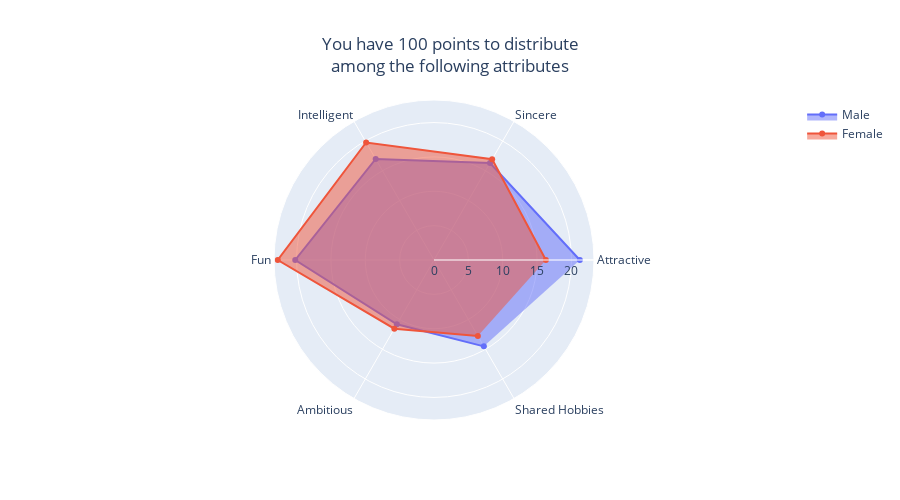
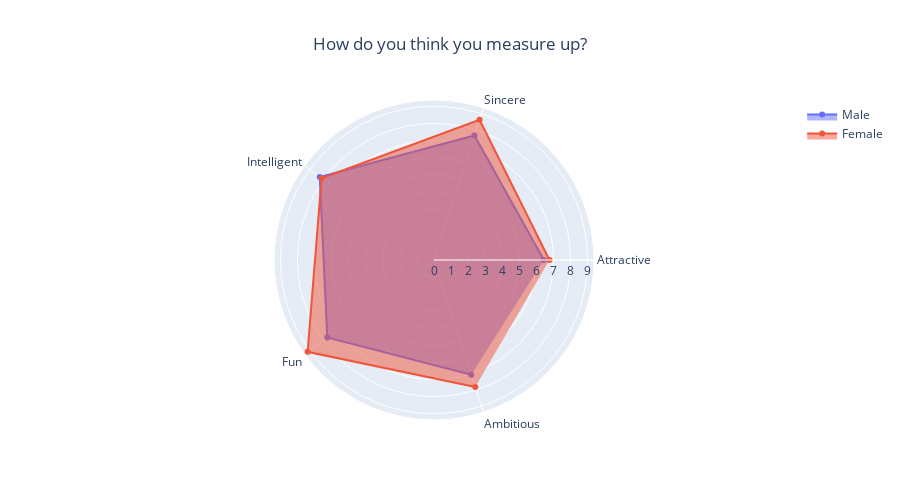

Notebook code cell kept with these figures, in order:
### Code cell
for question in [scorecardQ4, scorecardQ7]:

    categories = ["Attractive","Sincere","Intelligent","Fun","Ambitious","Shared Hobbies"]
    categories = categories[:(len(question)-1)]

    male = [ str(f'{x}_x') for x in question[0:-1] ]
    femal = [ str(f'{x}_y') for x in question[0:-1] ]

    fig = go.Figure()

    fig.add_trace(go.Scatterpolar(
        r=dataset[male].mean().to_list(),
        theta=categories,
        fill='toself',
        name='Male'
    ))
    fig.add_trace(go.Scatterpolar(
        r=dataset[femal].mean().to_list(),
        theta=categories,
        fill='toself',
        name='Female'
    ))

    fig.update_layout(
        polar=dict(
            radialaxis=dict(
                visible=True
            )),
        title = go.layout.Title(text = question[-1], x = 0.5), 
        showlegend = True, autosize=False, height=500)

    fig.show()

### Figure 1 — Plotly figure (JSON) as saved in the notebook; plotly's stock layout.template omitted (floating-point values rounded to 4 significant figures)
{"data": [{"fill": "toself", "name": "Male", "r": [21.22, 16.3, 16.97, 20.19, 10.81, 14.51], "theta": ["Attractive", "Sincere", "Intelligent", "Fun", "Ambitious", "Shared Hobbies"], "type": "scatterpolar"}, {"fill": "toself", "name": "Female", "r": [16.28, 16.92, 19.75, 22.74, 11.55, 12.76], "theta": ["Attractive", "Sincere", "Intelligent", "Fun", "Ambitious", "Shared Hobbies"], "type": "scatterpolar"}], "layout": {"autosize": false, "height": 500, "polar": {"radialaxis": {"visible": true}}, "showlegend": true, "title": {"text": "You have 100 points to distribute<br>among the following attributes", "x": 0.5}}}

### Figure 2 — Plotly figure (JSON) as saved in the notebook; plotly's stock layout.template omitted (floating-point values rounded to 4 significant figures)
{"data": [{"fill": "toself", "name": "Male", "r": [6.434, 7.667, 8.273, 7.727, 7.071], "theta": ["Attractive", "Sincere", "Intelligent", "Fun", "Ambitious"], "type": "scatterpolar"}, {"fill": "toself", "name": "Female", "r": [6.765, 8.635, 8.141, 9.153, 7.824], "theta": ["Attractive", "Sincere", "Intelligent", "Fun", "Ambitious"], "type": "scatterpolar"}], "layout": {"autosize": false, "height": 500, "polar": {"radialaxis": {"visible": true}}, "showlegend": true, "title": {"text": "How do you think you measure up?", "x": 0.5}}}
